Frame 1 (no input): blank canvas, image omitted
Frame 60 (no input): blank canvas, image omitted
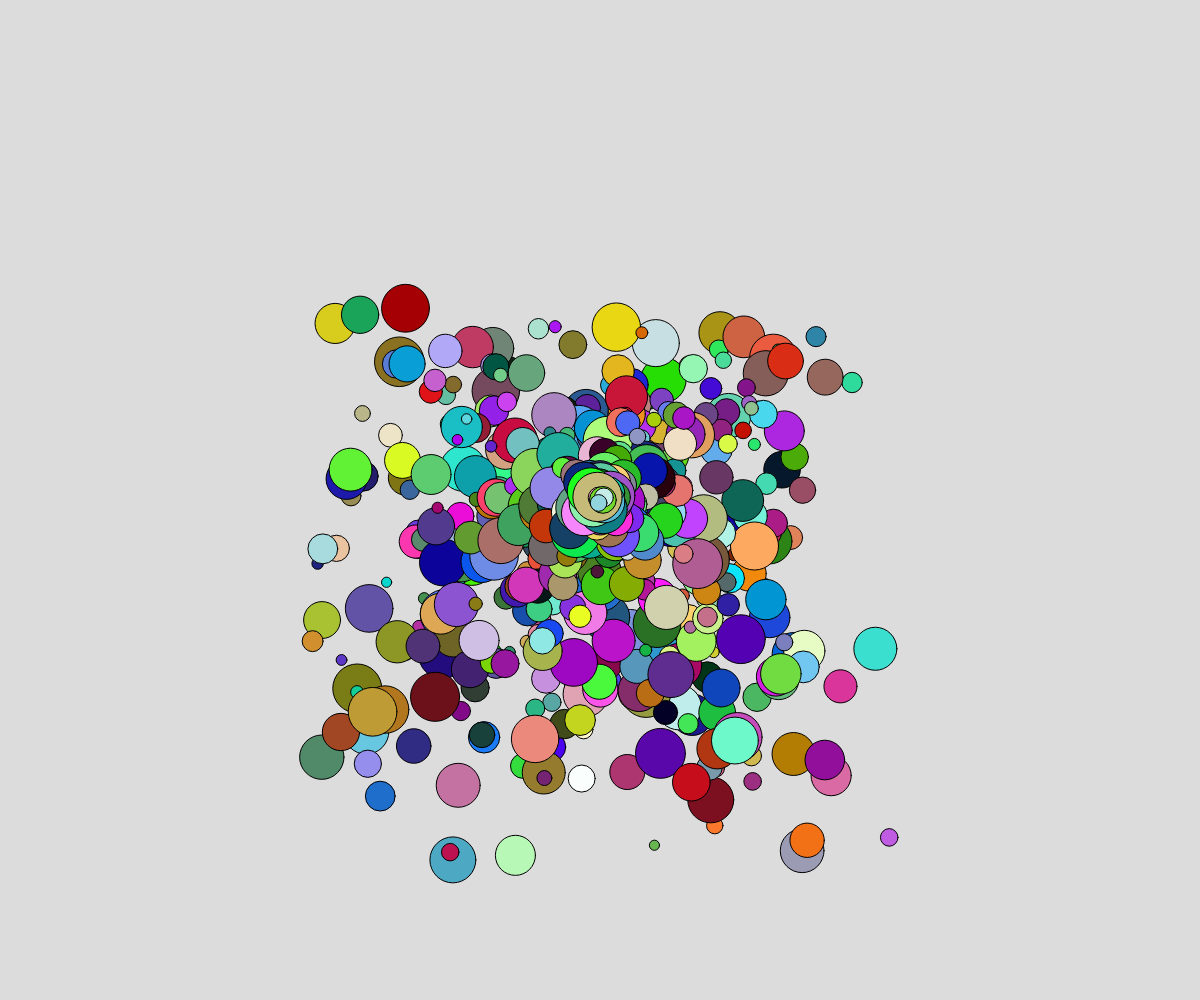
Frame 120 (the mouse pressed at the canvas centre since frame 60)

The p5.js sketch whose frames 1 and 60 were blank and that drew this single picture after the mouse press (run headless with seeded random() and noise() and a simulated clock; from frame 60 on, the mouse is pressed at the canvas centre):

// p5.js sketch
// ── sketch.js
// Project Title
// Your Name
// Date
//
// Extra for Experts:
// - describe what you did to take this project "above and beyond"

let objects = [];
function setup() {
  createCanvas(windowWidth, windowHeight);
}

function draw() {
  background(220);
  if(mouseIsPressed){
    for(let i = 0; i < 10 ; i++){
    objects.push(new Ball(mouseX, mouseY))
    }
  }
  for(let o of objects){
    if(keyIsDown(32)){
      
    }
    else{
      frameRate(60)                                                                                                             
    }
    o.move();                                                                            
    o.display();
   // o.calcMouse();
  }
}

class Ball{
  constructor(x,y){
    this.pos = createVector(x,y);
    this.vel = createVector(random(5,-5), random(-5, 5));
    this.force = createVector(0, 0.05);

  }

  move(){
    this.vel.add(this.force);
    this.vel.limit(20)
    this.pos.add(this.vel)

    /*
    if(this.pos.x < 0|| this.pos.x > width){
      this.vel.x *= -0.8;
    }
    if(this.pos.y < 0|| this.pos.y > height){
      this.vel.y *= -0.8;
    }
      */
  }

  calcMouse(){
    this.force = createVector(mouseX, mouseY);
    this.force.sub(this.pos);
    this.force.normalize();
    this.force.mult(4);

  }

  display(){
    fill(random(0,255), random(0,255), random(0,255))
    circle(this.pos.x,this.pos.y, random(10, 50))

    /*
    stroke(255, 0,0)
    line(width/2,0,this.pos.x,this.pos.y)

    let endx = this.pos.x +this.vel.x
    let endy = this.pos.y + this.vel.y

    stroke(0, 0,255)
    line(this.pos.x,this.pos.y, endx, endy)
    */
  }
}
